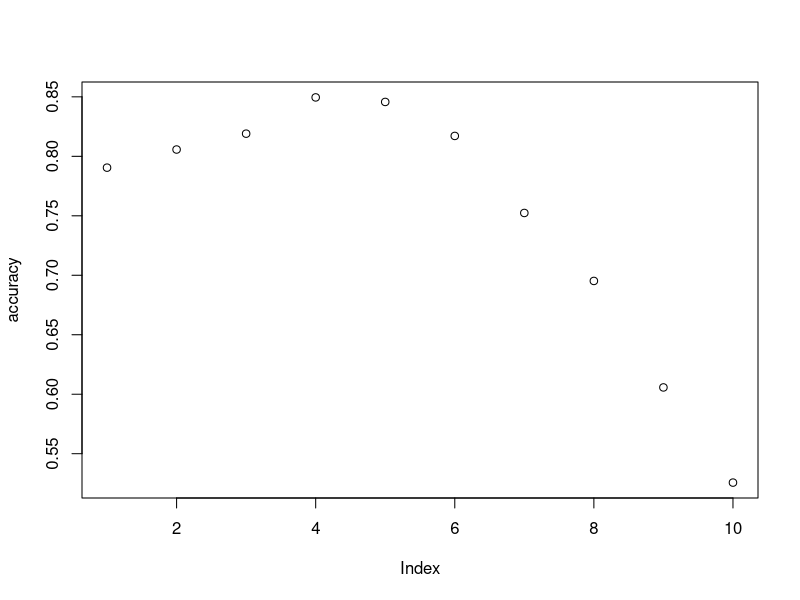
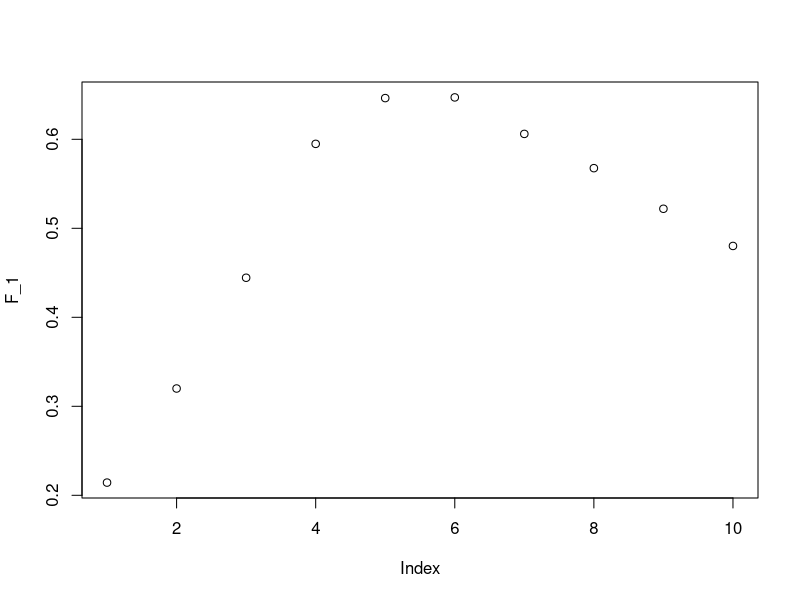
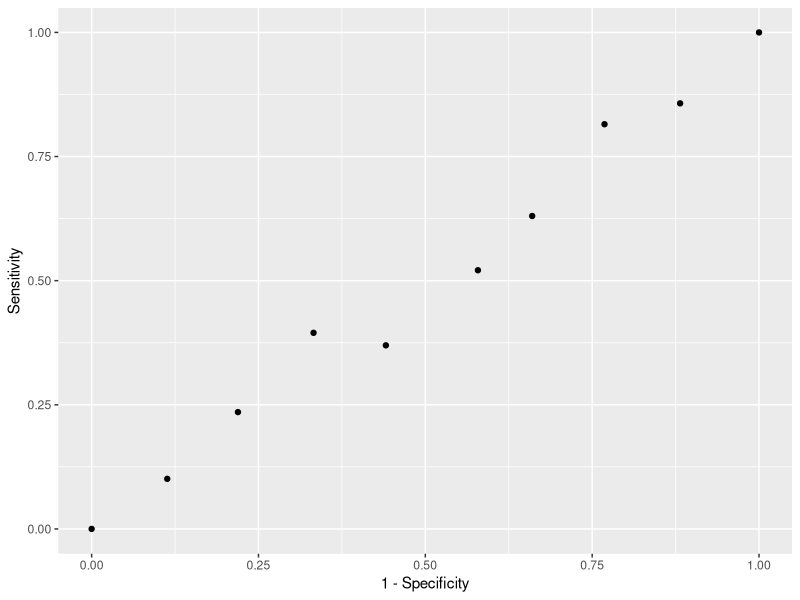
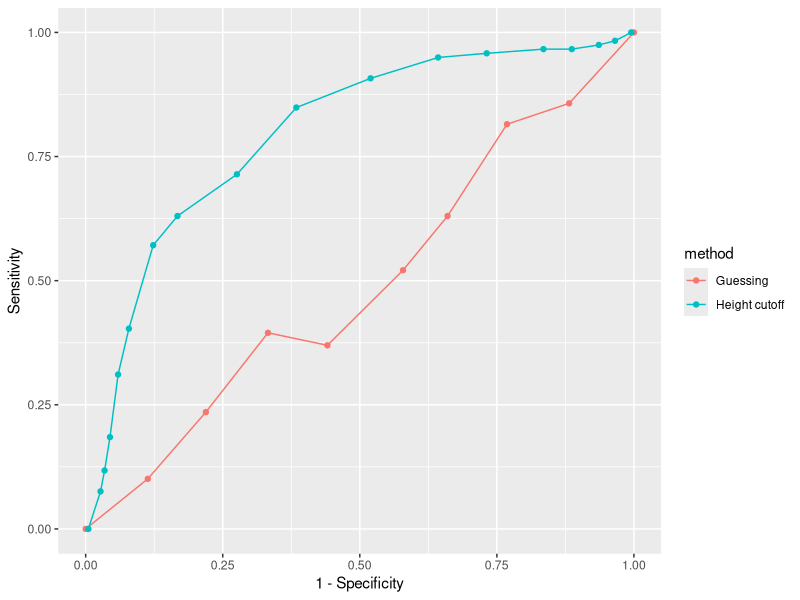
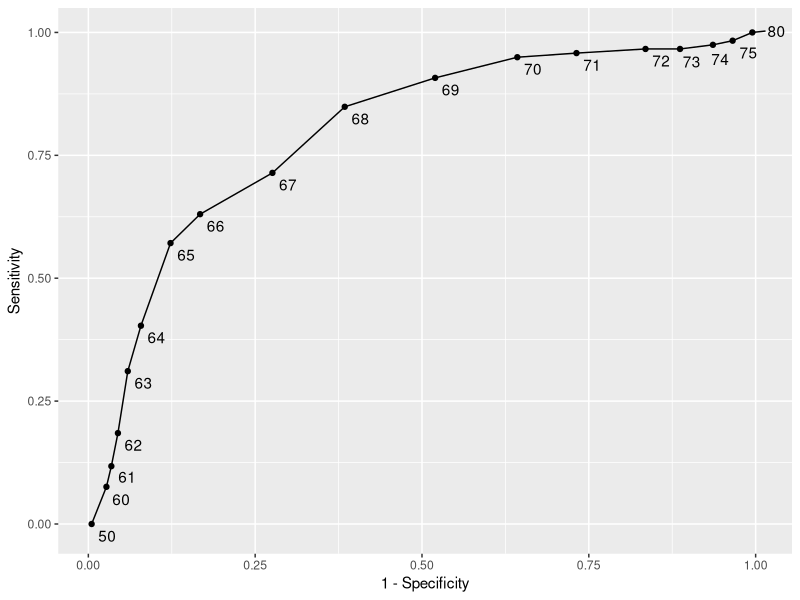
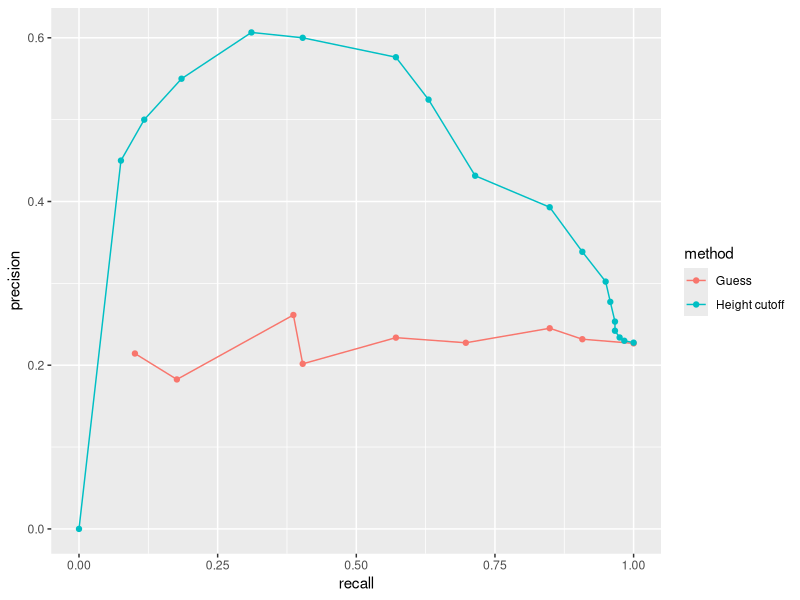
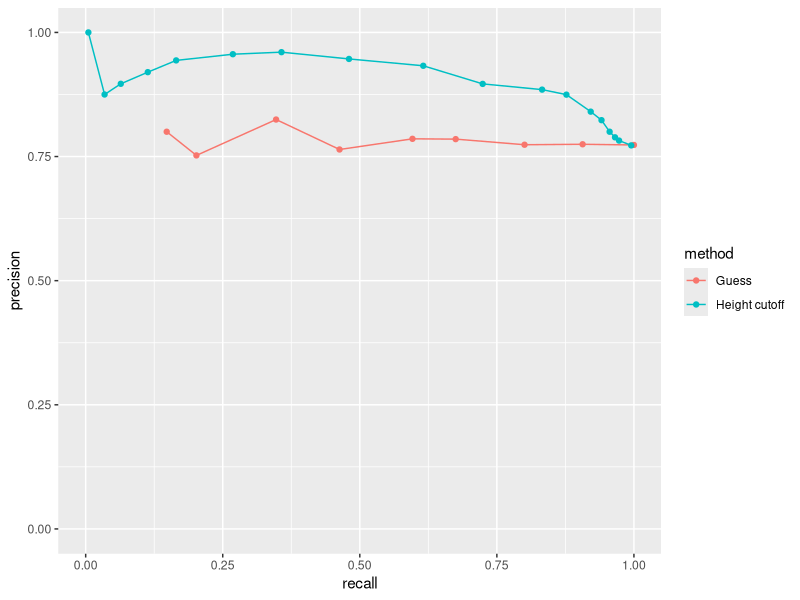
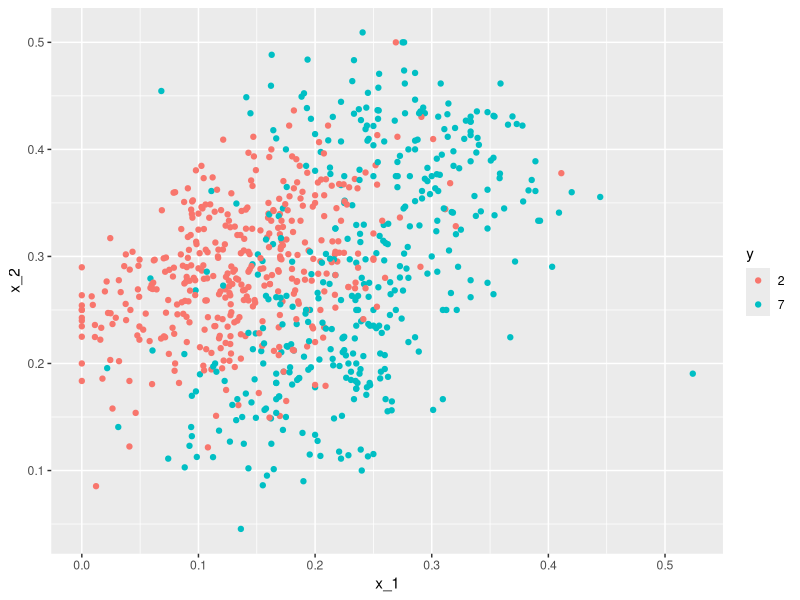

Here is the R script that generated these plots, in order:
install.packages("caret", dependencies = TRUE)
install.packages("dslabs")
library(tidyverse)
library(caret)
library(dslabs)

## Chapter 28 (Introduction to Machine Learning)
data("heights")

# outcome and predictors
y <- heights$sex
x <- heights$height

# training and test sets
set.seed(2007)
test_index <- createDataPartition(y, times = 1, p = 0.5, list = FALSE)

test_set <- heights[test_index, ]
train_set <- heights[-test_index, ]

# simple models
y_hat <- sample(c("Male", "Female"), length(test_index), replace = TRUE) %>% # random guess
  factor(levels = levels(test_set$sex))

mean(y_hat == test_set$sex)

# simple models 2
heights %>% 
  group_by(sex) %>% 
  summarize(mean(height), sd(height))

y_hat <- if_else(x > 62, "Male", "Female") %>% 
  factor(levels = levels(test_set$sex))

mean(y == y_hat)

# finding the perfect cut off

cutoff <- seq(61, 70)
accuracy <- map_dbl(cutoff, function(x){
  y_hat <- ifelse(train_set$height > x, "Male", "Female") %>% 
    factor(levels = levels(test_set$sex))
  mean(y_hat == train_set$sex)
})
plot(accuracy)
max(accuracy)

best_cutoff <- cutoff[which.max(accuracy)]
best_cutoff

# Better model
y_hat <- ifelse(test_set$height > best_cutoff, "Male", "Female") %>% 
  factor(levels = levels(test_set$sex))

y_hat <- factor(y_hat)
mean(y_hat == test_set$sex)

# Confusion matrix
table(predicted = y_hat, actual = test_set$sex)

test_set %>% 
  mutate(y_hat = y_hat) %>% 
  group_by(sex) %>% 
  summarize(accuracy = mean(y_hat == sex))

mean(y == "Male")

confusionMatrix(data = y_hat, reference = test_set$sex)

# Balanced accuracy and F1 score
cutoff <- seq(61, 70)
F_1 <- map_dbl(cutoff, function(x){
  y_hat <- ifelse(train_set$height > x, "Male", "Female") %>% 
    factor(levels = levels(test_set$sex))
  F_meas(data = y_hat, reference = factor(train_set$sex))
})
plot(F_1)
max(F_1)

best_cutoff <- cutoff[which.max(F_1)]
best_cutoff

y_hat <- if_else(test_set$height > best_cutoff, "Male", "Female") %>% 
  factor(levels = levels(test_set$sex))

sensitivity(data = y_hat, reference = test_set$sex)
specificity(data = y_hat, reference = test_set$sex)

# ROC 
p <- 0.9
n <- length(test_index)
y_hat <- sample(c("Male", "Female"), n, replace = TRUE, prob=c(p, 1-p)) %>%
  factor(levels = levels(test_set$sex))
mean(y_hat == test_set$sex)

probs <- seq(0, 1, length.out = 10)
guessing <- map_df(probs, function(p){
  y_hat <- sample(c("Male", "Female"), n, replace = TRUE, prob=c(p, 1-p)) %>%
    factor(levels = levels(test_set$sex))
  list(method = "Guessing",
       FPR = 1 - specificity(y_hat, test_set$sex),
       TPR = sensitivity(y_hat, test_set$sex))
})
guessing %>% qplot(FPR, TPR, data = ., xlab = "1 - Specificity", ylab = "Sensitivity")

cutoffs <- c(50, seq(60, 75), 80)
height_cutoff <- map_df(cutoffs, function(x){
  y_hat <- ifelse(test_set$height > x, "Male", "Female") %>%
    factor(levels = c("Female", "Male"))
  list(method = "Height cutoff",
       FPR = 1-specificity(y_hat, test_set$sex),
       TPR = sensitivity(y_hat, test_set$sex))
})

bind_rows(guessing, height_cutoff) %>% 
  ggplot(aes(FPR, TPR, color = method)) +
  geom_line() +
  geom_point() +
  xlab("1 - Specificity") +
  ylab("Sensitivity")

install.packages("ggrepel")
library(ggrepel)

height_cutoff %>% 
  ggplot(aes(FPR, TPR, label = cutoffs)) +
  geom_line() +
  geom_point() +
  xlab("1 - Specificity") +
  ylab("Sensitivity") +
  geom_text_repel(nudge_x = 0.01, nudge_y = -0.01)

# Precision-recall curves
guessing <- map_df(probs, function(p){
  y_hat <- sample(c("Male", "Female"), length(test_index),
                  replace = TRUE, prob=c(p, 1-p)) %>%
    factor(levels = c("Female", "Male"))
  list(method = "Guess",
       recall = sensitivity(y_hat, test_set$sex),
       precision = precision(y_hat, test_set$sex))
})

height_cutoff <- map_df(cutoffs, function(x){
  y_hat <- ifelse(test_set$height > x, "Male", "Female") %>%
    factor(levels = c("Female", "Male"))
  list(method = "Height cutoff",
       recall = sensitivity(y_hat, test_set$sex),
       precision = precision(y_hat, test_set$sex))
})

bind_rows(guessing, height_cutoff) %>%
  ggplot(aes(recall, precision, color = method)) +
  geom_line() +
  geom_point()

guessing <- map_df(probs, function(p){
  y_hat <- sample(c("Male", "Female"), length(test_index), replace = TRUE,
                  prob=c(p, 1-p)) %>%
    factor(levels = c("Male", "Female"))
  list(method = "Guess",
       recall = sensitivity(y_hat, relevel(test_set$sex, "Male", "Female")),
       precision = precision(y_hat, relevel(test_set$sex, "Male", "Female")))
})

height_cutoff <- map_df(cutoffs, function(x){
  y_hat <- ifelse(test_set$height > x, "Male", "Female") %>%
    factor(levels = c("Male", "Female"))
  list(method = "Height cutoff",
       recall = sensitivity(y_hat, relevel(test_set$sex, "Male", "Female")),
       precision = precision(y_hat, relevel(test_set$sex, "Male", "Female")))
})

bind_rows(guessing, height_cutoff) %>%
  ggplot(aes(recall, precision, color = method)) +
  geom_line() +
  geom_point() +
  ylim(0,1)

# Conditional probabilities and expectations


# Case study: is it a 2 or a 7
data("mnist_27")

mnist_27$train %>% ggplot(aes(x_1, x_2, color = y)) + geom_point()

fit <- mnist_27$train %>% 
  mutate(y = if_else(y ==7, 1, 0)) %>% 
  lm(y ~ x_1 + x_2, data = .)

p_hat <- predict(fit, newdata = mnist_27$test)
y_hat <- factor(if_else(p_hat > 0.5, 7, 2))
confusionMatrix(data = y_hat, reference = mnist_27$test$y)$overall[["Accuracy"]]

mnist_27$true_p %>% 
  ggplot(aes(x_1, x_2, fill=p)) +
  geom_raster()

mnist_27$true_p %>% 
  ggplot(aes(x_1, x_2, z = p, fill=p)) +
  geom_raster() +
  scale_fill_gradientn(colors=c("#F8766D", "white", "#00BFC4")) +
  stat_contour(breaks=c(0.5), color="black")

## Chapter 29 (Smoothing)
data("polls_2008")
qplot(day, margin, data = polls_2008)

# Bin smoothing
span <- 7
fit <- with(polls_2008, 
            ksmooth(day, margin, x.points = day, kernel = "box", bandwidth = span))
?ksmooth
polls_2008 %>% mutate(smooth = fit$y) %>% 
  ggplot(aes(day, margin)) +
  geom_point(size = 3, alpha = .5, color = "grey") + 
  geom_line(aes(day, smooth), color = "red")

# Kernels
span <- 7
fit <- with(polls_2008,
            ksmooth(day, margin, x.points = day, kernel="normal", bandwidth = span))
polls_2008 %>% mutate(smooth = fit$y) %>%
  ggplot(aes(day, margin)) +
  geom_point(size = 3, alpha = .5, color = "grey") +
  geom_line(aes(day, smooth), color="red")

# Local Weighted regression (loess)
total_days <- diff(range(polls_2008$day))
span <- 21/total_days

fit <- loess(margin ~ day, degree = 1, span = span, data = polls_2008)

polls_2008 %>% mutate(smooth = fit$fitted) %>%
  ggplot(aes(day, margin)) +
  geom_point(size = 3, alpha = .5, color = "grey") +
  geom_line(aes(day, smooth), color="red")

# Fitting parabolas
total_days <- diff(range(polls_2008$day))
span <- 28/total_days
fit_1 <- loess(margin ~ day, degree=1, span = span, data=polls_2008)
fit_2 <- loess(margin ~ day, span = span, data=polls_2008)

polls_2008 %>% mutate(smooth_1 = fit_1$fitted, smooth_2 = fit_2$fitted) %>%
  ggplot(aes(day, margin)) +
  geom_point(size = 3, alpha = .5, color = "grey") +
  geom_line(aes(day, smooth_1), color="red", lty = 2) +
  geom_line(aes(day, smooth_2), color="orange", lty = 1)

## Chapter 30 (Cross validation)
# Motivation with k-nearest neighbors 

data("mnist_27")
mnist_27$test%>% ggplot(aes(x_1, x_2, color = y)) + geom_point()

knn_fit <- knn3(y ~ ., data = mnist_27$train, k = 5)
y_hat_knn <- predict(knn_fit, mnist_27$test, type = "class")
confusionMatrix(data = y_hat_knn, reference = mnist_27$test$y)$overall["Accuracy"]

fit_lm <- mnist_27$train %>% mutate(y = ifelse(y == 7, 1, 0)) %>% lm(y ~ x_1 + x_2, data = .)
p_hat_lm <- predict(fit_lm, mnist_27$test)
y_hat_lm <- factor(ifelse(p_hat_lm > 0.5, 7, 2))
confusionMatrix(data = y_hat_lm, reference = mnist_27$test$y)$overall["Accuracy"]

y_hat_knn <- predict(knn_fit, mnist_27$train, type = "class")
confusionMatrix(data = y_hat_knn, reference = mnist_27$train$y)$overall["Accuracy"]

y_hat_knn <- predict(knn_fit, mnist_27$test, type = "class")
confusionMatrix(data = y_hat_knn, reference = mnist_27$test$y)$overall["Accuracy"]

# Over-training
knn_fit_1 <- knn3(y ~ ., data = mnist_27$train, k = 1)
y_hat_knn_1 <- predict(knn_fit_1, mnist_27$train, type = "class")
confusionMatrix(data=y_hat_knn_1, reference=mnist_27$train$y)$overall[["Accuracy"]]

y_hat_knn_1 <- predict(knn_fit_1, mnist_27$test, type = "class")
confusionMatrix(data=y_hat_knn_1, reference=mnist_27$test$y)$overall["Accuracy"]

# Over-smoothing
knn_fit_401 <- knn3(y ~ ., data = mnist_27$train, k = 401)
y_hat_knn_401 <- predict(knn_fit_401, mnist_27$test, type = "class")
confusionMatrix(data=y_hat_knn_401, reference=mnist_27$test$y)$overall["Accuracy"]

# Picking the k in kNN
ks <- seq(3, 251, 2)

library(purrr)
accuracy <- map_df(ks, function(k){
  fit <- knn3(y ~ ., data = mnist_27$train, k = k)
  
  y_hat <- predict(fit, mnist_27$train, type = "class")
  cm_train <- confusionMatrix(data = y_hat, reference = mnist_27$train$y)
  train_error <- cm_train$overall["Accuracy"]
  
  y_hat1 <- predict(fit, mnist_27$test, type = "class")
  cm_test <- confusionMatrix(data = y_hat1, reference = mnist_27$test$y)
  test_error <- cm_test$overall["Accuracy"]
  
  tibble(train = train_error, test = test_error)
})

ks[which.max(accuracy$test)]
max(accuracy$test)

# K-Fold Cross Validation
# Bootstrap
